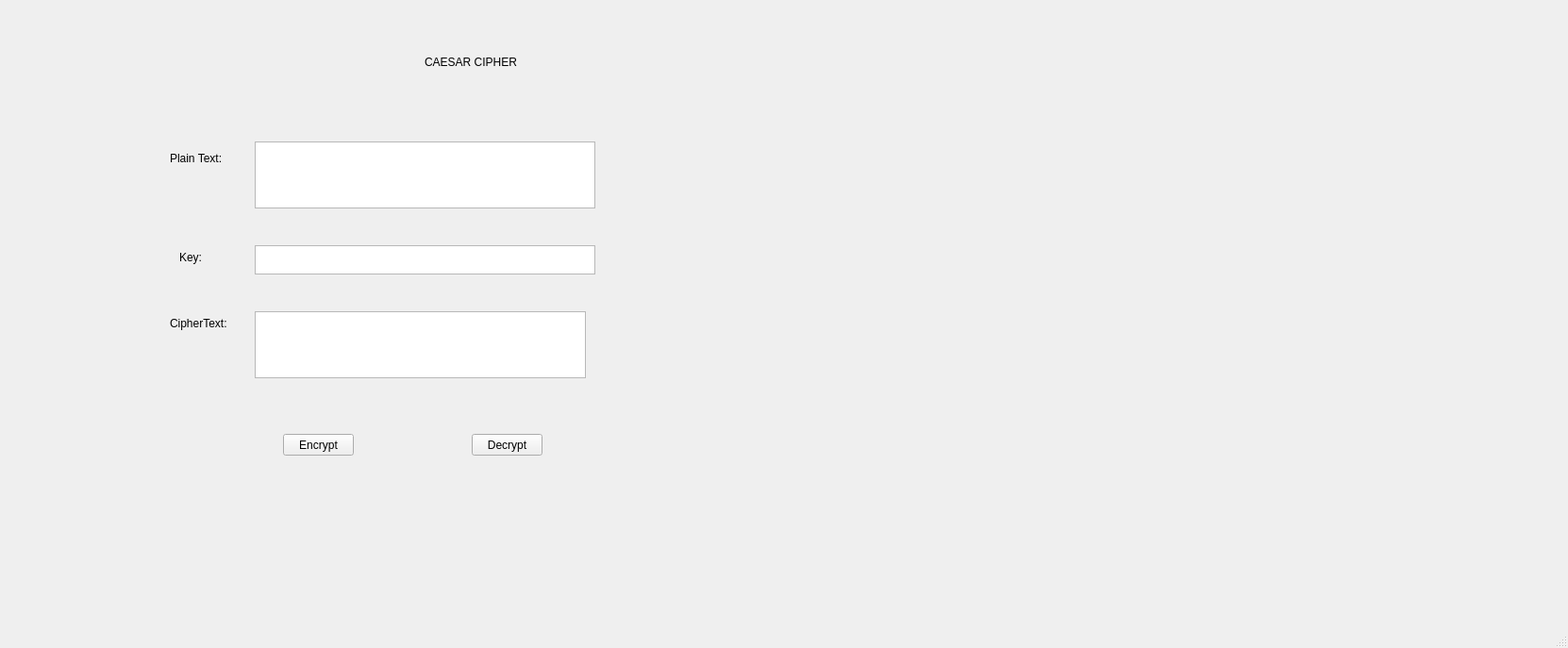
<?xml version="1.0" encoding="UTF-8"?>
<ui version="4.0">
 <class>MainWindow</class>
 <widget class="QMainWindow" name="MainWindow">
  <property name="geometry">
   <rect>
    <x>0</x>
    <y>0</y>
    <width>1662</width>
    <height>687</height>
   </rect>
  </property>
  <property name="windowTitle">
   <string>MainWindow</string>
  </property>
  <widget class="QWidget" name="centralwidget">
   <widget class="QLabel" name="label">
    <property name="geometry">
     <rect>
      <x>450</x>
      <y>30</y>
      <width>311</width>
      <height>71</height>
     </rect>
    </property>
    <property name="text">
     <string>CAESAR CIPHER</string>
    </property>
   </widget>
   <widget class="QLabel" name="label_2">
    <property name="geometry">
     <rect>
      <x>180</x>
      <y>160</y>
      <width>61</width>
      <height>16</height>
     </rect>
    </property>
    <property name="text">
     <string>Plain Text:</string>
    </property>
   </widget>
   <widget class="QLabel" name="label_3">
    <property name="geometry">
     <rect>
      <x>190</x>
      <y>263</y>
      <width>51</width>
      <height>20</height>
     </rect>
    </property>
    <property name="text">
     <string>Key:</string>
    </property>
   </widget>
   <widget class="QLabel" name="label_4">
    <property name="geometry">
     <rect>
      <x>180</x>
      <y>332</y>
      <width>61</width>
      <height>21</height>
     </rect>
    </property>
    <property name="text">
     <string>CipherText:</string>
    </property>
   </widget>
   <widget class="QTextEdit" name="txt_plain_text">
    <property name="geometry">
     <rect>
      <x>270</x>
      <y>150</y>
      <width>361</width>
      <height>71</height>
     </rect>
    </property>
   </widget>
   <widget class="QTextEdit" name="txt_key">
    <property name="geometry">
     <rect>
      <x>270</x>
      <y>260</y>
      <width>361</width>
      <height>31</height>
     </rect>
    </property>
   </widget>
   <widget class="QTextEdit" name="txt_cipher_text">
    <property name="geometry">
     <rect>
      <x>270</x>
      <y>330</y>
      <width>351</width>
      <height>71</height>
     </rect>
    </property>
   </widget>
   <widget class="QPushButton" name="btn_encrypt">
    <property name="geometry">
     <rect>
      <x>300</x>
      <y>460</y>
      <width>75</width>
      <height>23</height>
     </rect>
    </property>
    <property name="text">
     <string>Encrypt</string>
    </property>
   </widget>
   <widget class="QPushButton" name="btn_decrypt">
    <property name="geometry">
     <rect>
      <x>500</x>
      <y>460</y>
      <width>75</width>
      <height>23</height>
     </rect>
    </property>
    <property name="text">
     <string>Decrypt</string>
    </property>
   </widget>
  </widget>
  <widget class="QMenuBar" name="menubar">
   <property name="geometry">
    <rect>
     <x>0</x>
     <y>0</y>
     <width>1662</width>
     <height>21</height>
    </rect>
   </property>
  </widget>
  <widget class="QStatusBar" name="statusbar"/>
 </widget>
 <resources/>
 <connections/>
</ui>
